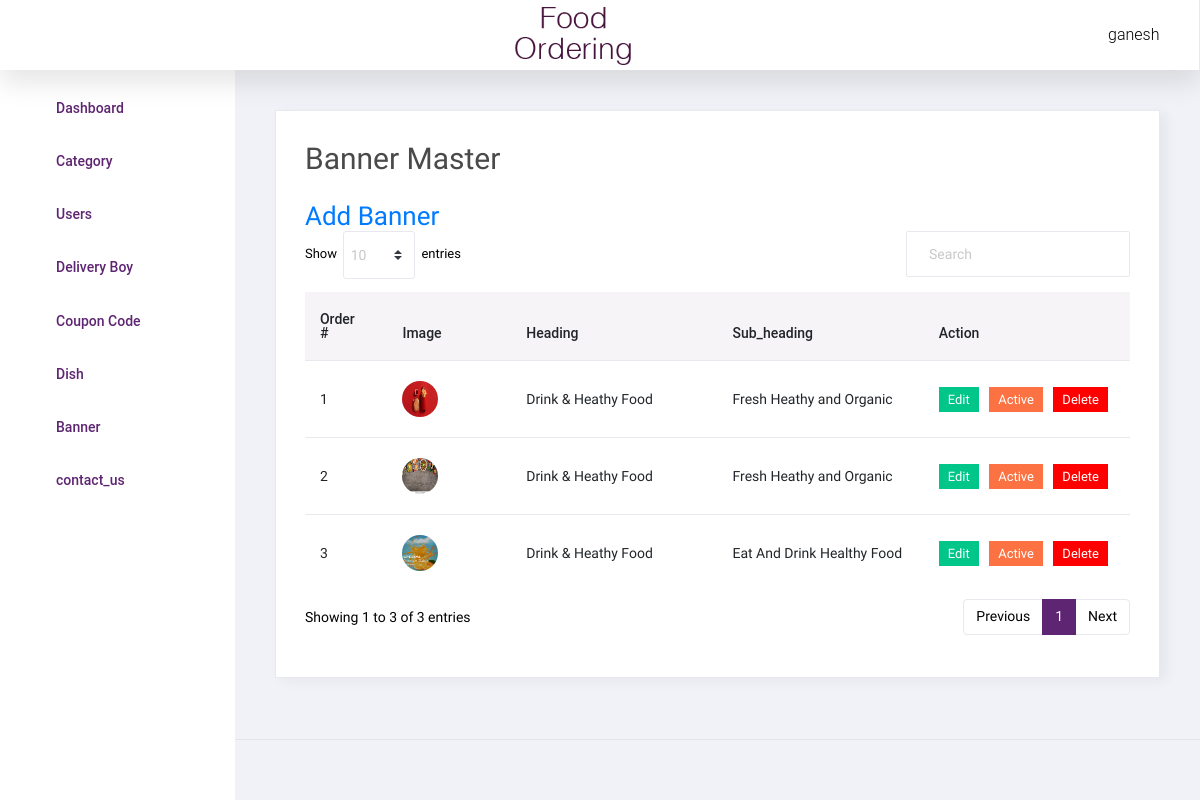
The page /admin/banner.php (signed in) on the database its author committed.
### tables this page shows
CREATE TABLE `banner` (
  `id` int(11) NOT NULL,
  `image` varchar(100) NOT NULL,
  `heading` varchar(500) NOT NULL,
  `sub_heading` varchar(500) NOT NULL,
  `link` varchar(500) NOT NULL,
  `link_text` varchar(100) NOT NULL,
  `order_number` int(11) NOT NULL,
  `added_on` datetime NOT NULL,
  `status` int(11) NOT NULL
);

### admin/banner.php (the view, shortened to what this page needs)
<?php include('top.php');
?>
<div class="card">
  <div class="card-body">
    <h1 class="card-title" style="font-size:30px;">Banner Master</h1>
     <a href="manage_banner" class="add_link">Add Banner</a>
    <div class="row">
      <div class="col-12">
        <div class="table-responsive">
          <table id="order-listing" class="table">
            <thead>
              <tr>
                  <th style="width:10%;">Order #</th>
                  <th style="width:15%;">Image</th>
                  <th style="width:25%;">Heading</th>
                  <th style="width:25%;">Sub_heading</th>
                  <th style="width:25%;">Action</th>
              </tr>
            </thead>
            <tbody>
              <?php
              $sql="select * from banner order by order_number";
              $res=mysqli_query($con,$sql);
              if(mysqli_num_rows($res)>0){
                $i=1;
                while($row=mysqli_fetch_assoc($res)){
               ?>
              <tr>
                  <td><?php echo $i;?></td>
                  <td><a target="_blank" href="<?php echo $row['image'];?>"><img src="images/<?php echo $row['image'];?>"</a></td>
                  <td><?php echo $row['heading'];?></td>
                  <td><?php echo $row['sub_heading'];?></td>
                  <td>
                 <a href="edit.banner.php?rat=<?php echo $row['id'];?>"><label class="badge badge-success hand_cursor">Edit</label></a>
                 <?php
               if($row['status']==1){
               ?>
               <a href="?id=<?php echo $row['id']?>&type=deactive"><label class="badge badge-danger hand_cursor">Active</label></a>
               <?php
               }else{
               ?>
               <a href="?id=<?php echo $row['id']?>&type=active"><label class="badge badge-info hand_cursor">Deactive</label></a>
               <?php
               }
               ?>
              <a href="del_banner.php?sat=<?php echo $row['id'];?>"><label class="badge badge-danger delete_red hand_cursor">Delete</label></a>
            </td>
              </tr>
            <?php
            $i++;
           } } else { ?>
            <tr>
              <td colspan="5">No Data Found</td>
            </tr>
            <?php
           } ?>
            </tbody>
          </table>
        </div>
      </div>
    </div>
  </div>
</div>
<?php include('footer.php');?>

### rows shown on the page
banner: image (picture), heading "Drink & Heathy Food", sub_heading "Fresh Heathy and Organic"
banner: image (picture), heading "Drink & Heathy Food", sub_heading "Fresh Heathy and Organic"
banner: shows a picture, heading "Drink & Heathy Food", sub_heading "Eat And Drink Healthy Food"

### other values the page prints
$_SESSION['ADMIN_USER'] "ganesh"
